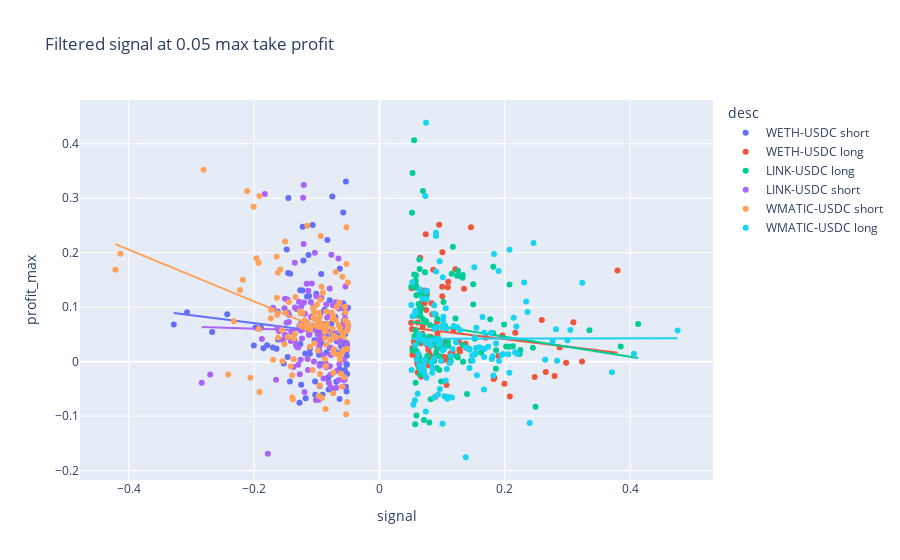
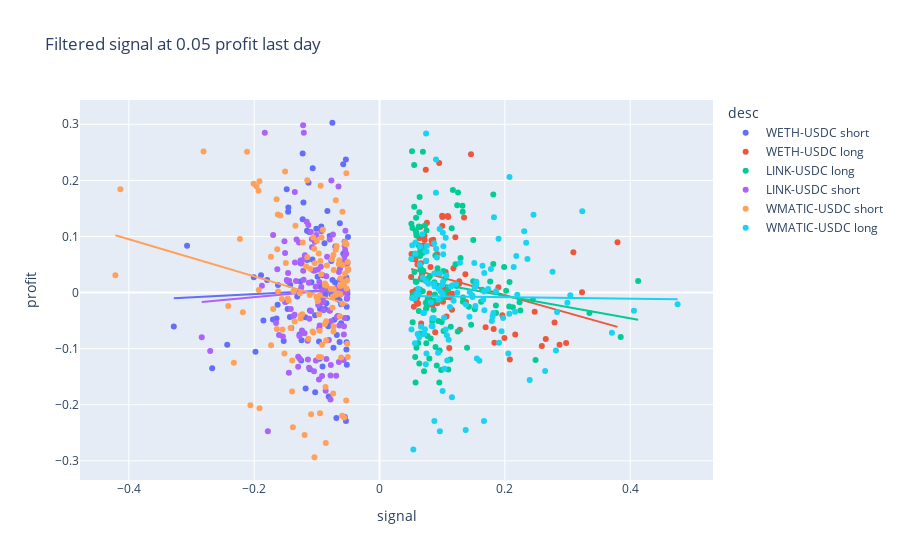

Source (notebook cell) for these figures, in order:
### Markdown cell above
### Filtered signal

Remove low signals below a certain threshold and see if it affects the correlation between the signal and the profit.

### Code cell
threshold = 0.05

filtered_df = df.loc[abs(df["signal"]) >= threshold]

fig = px.scatter(filtered_df, x="signal", y="profit_max", trendline="ols", color="desc", title=f"Filtered signal at {threshold} max take profit")
fig.show()

fig = px.scatter(filtered_df, x="signal", y="profit", trendline="ols", color="desc", title=f"Filtered signal at {threshold} profit last day")
fig.show()
